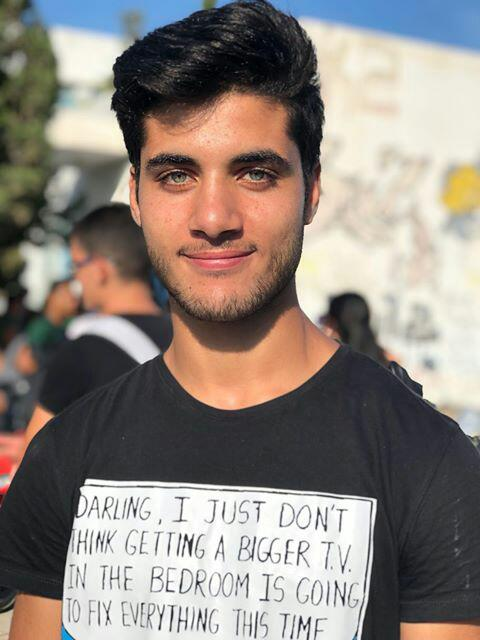
#> input picture tipe/viola jones/photos/IMG_20190925_204740_608.jpg, 480 x 640 px
$ python 'seperate rgb.py'
#> lines starting #> are read from the running program, lines starting #| are printed output that depends on the picture
import cv2, numpy as np

img = cv2.imread('photos/IMG_20190925_204740_608.jpg')
#> img is the input picture: shape (640, 480, 3); mean B, G, R 125, 131.9, 141.2

img_r , img_g , img_b = np.copy(img) , np.copy(img) , np.copy(img)

for i in range(len(img)):
    for j in range(len(img[i])):
        img_r[i][j][1] , img_r[i][j][2] = 0 , 0
        img_g[i][j][0], img_g[i][j][2] = 0, 0
        img_b[i][j][1], img_b[i][j][0] = 0, 0
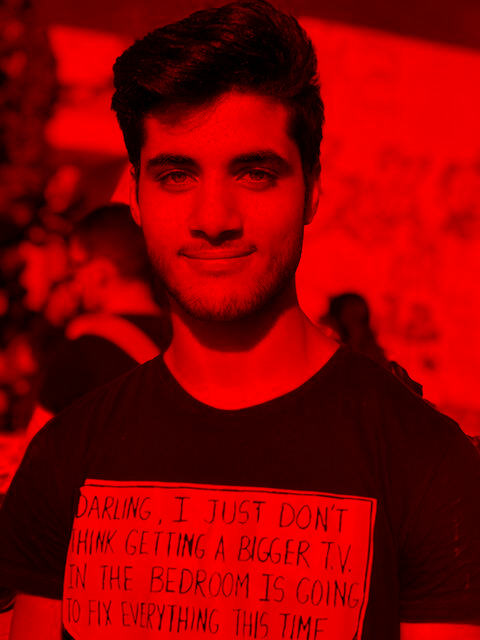
#> img_b: shape (640, 480, 3); mean B, G, R 0, 0, 141.2
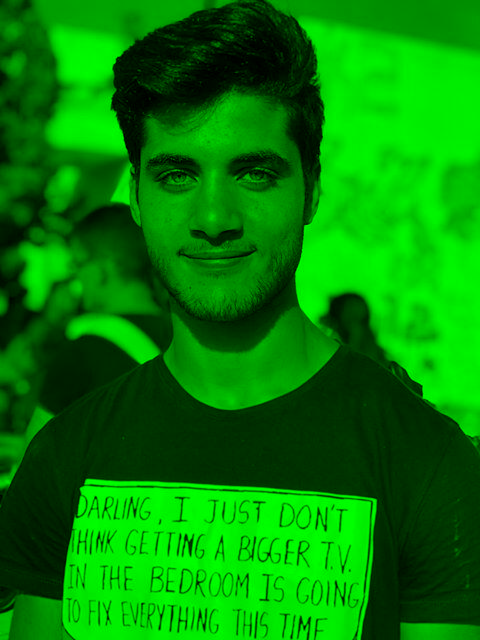
#> img_g: shape (640, 480, 3); mean B, G, R 0, 131.9, 0
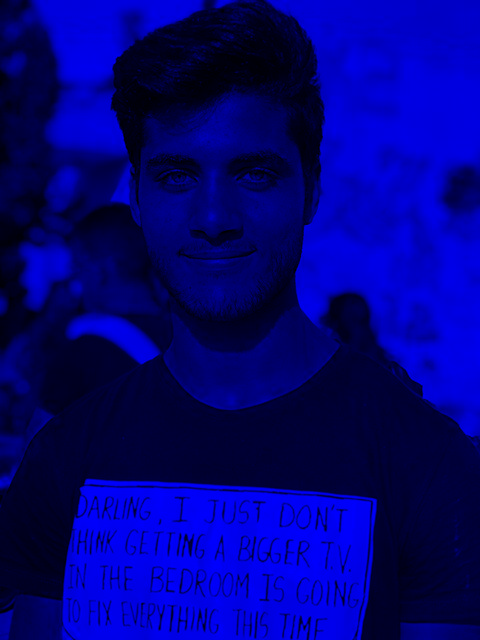
#> img_r: shape (640, 480, 3); mean B, G, R 125, 0, 0


cv2.imwrite('img_r.jpg',img_r)
cv2.imshow('img_r.jpg',img_r)

cv2.imwrite('img_b.jpg',img_b)
cv2.imshow('img_b.jpg',img_b)

cv2.imwrite('img_g.jpg',img_g)
cv2.imshow('img_g.jpg',img_g)
cv2.waitKey(0)

$ run again, with tipe/viola jones/photos/morga.jpg copied over tipe/viola jones/photos/IMG_20190925_204740_608.jpg
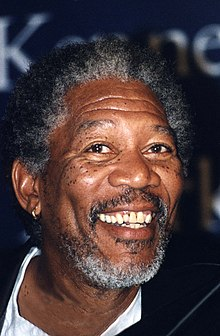
#> input picture tipe/viola jones/photos/morga.jpg, 220 x 336 px
#> img is the input picture: shape (336, 220, 3); mean B, G, R 60.9, 59.7, 76.5
#> after the loop `for i in range(len(img)):`:
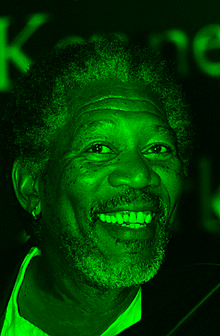
#> img_g: shape (336, 220, 3); mean B, G, R 0, 59.7, 0
#> after the loop `for i in range(len(img)):`:
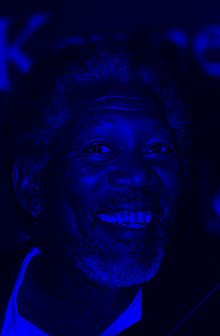
#> img_r: shape (336, 220, 3); mean B, G, R 60.9, 0, 0
